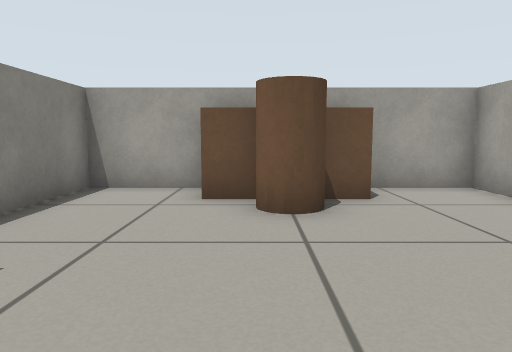
[1] (above)

18 first-person views from a walk through a Gazebo world. The camera is 0.51 m above the floor, tilts 6° down and sees 70° across. The floor is counted in squares, 0.5 m on a side. Each view is taken from the middle of a square. On the plan, view 1 faces up. The plan holds only what a view shows up to about 13 squares ahead; the rest is blank.

[2]
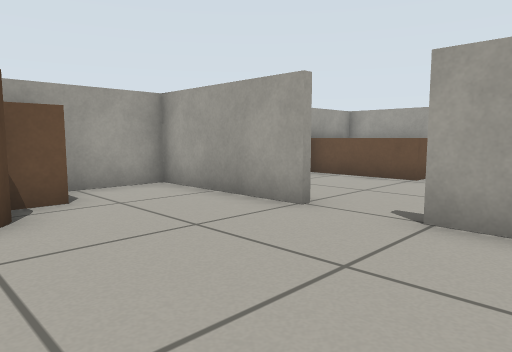

[3]
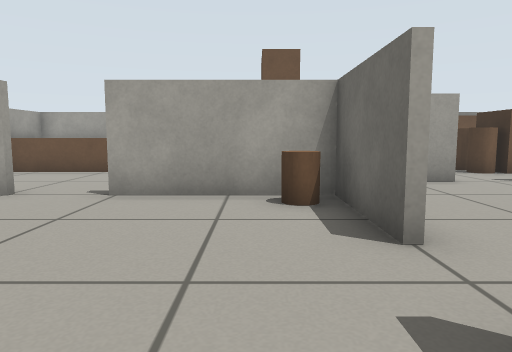

[4]
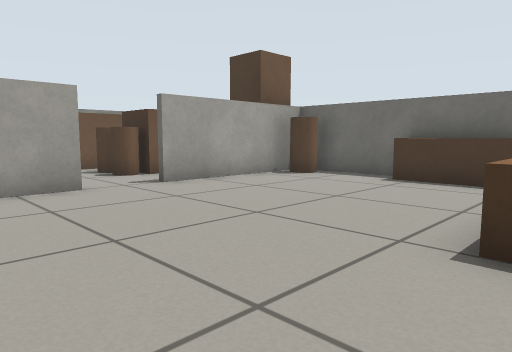

[5]
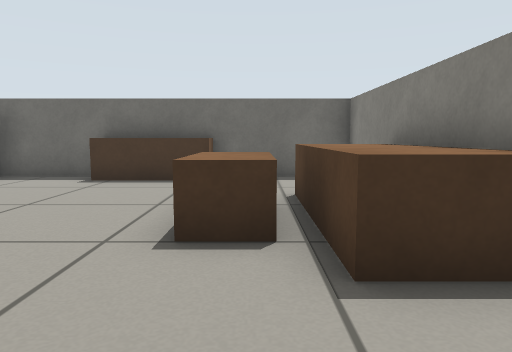

[6]
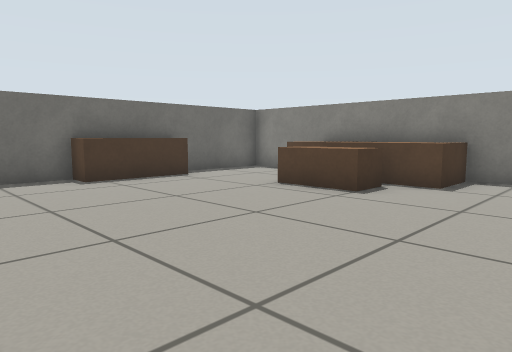

[7]
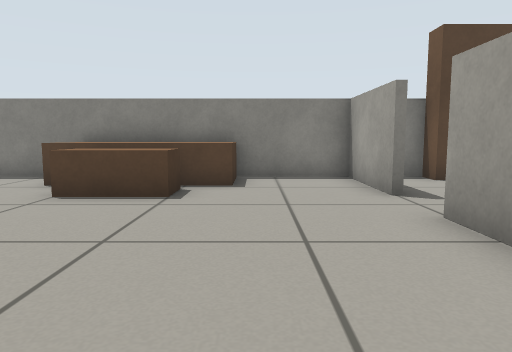

[8]
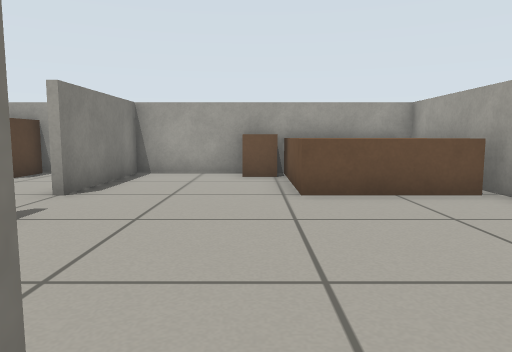

[9]
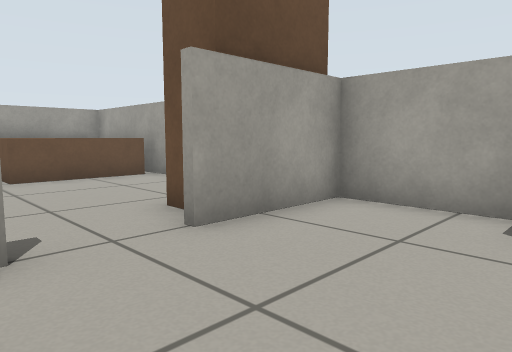

[10]
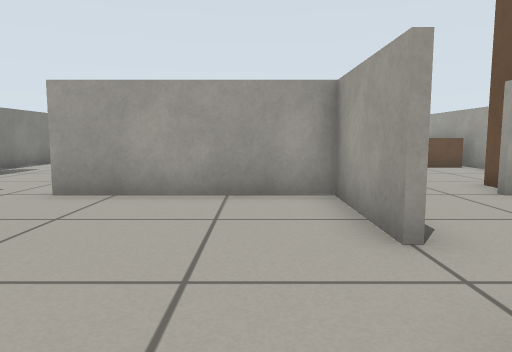

[11]
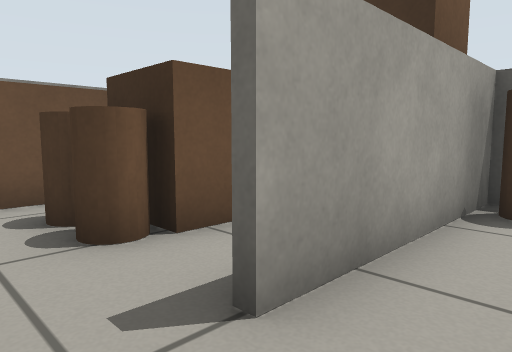

[12]
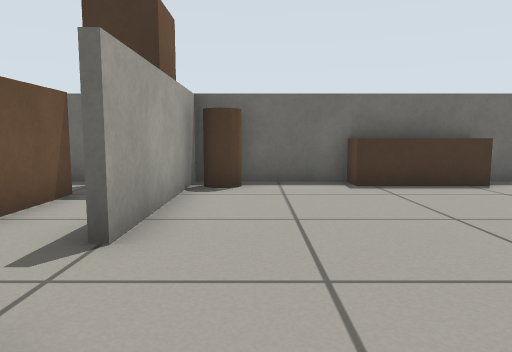

[13]
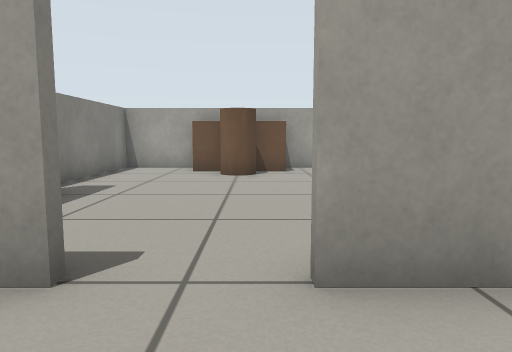

[14]
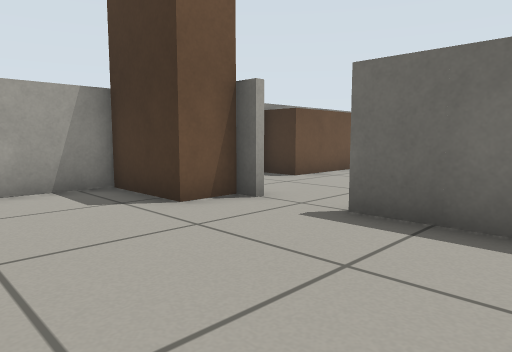

[15]
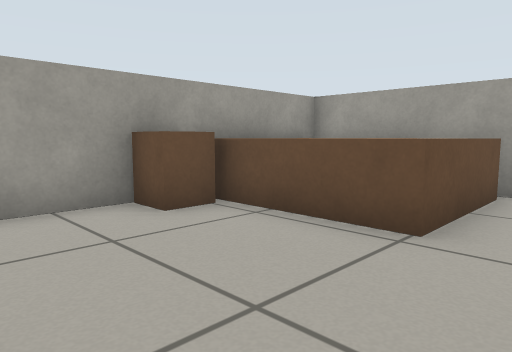

[16]
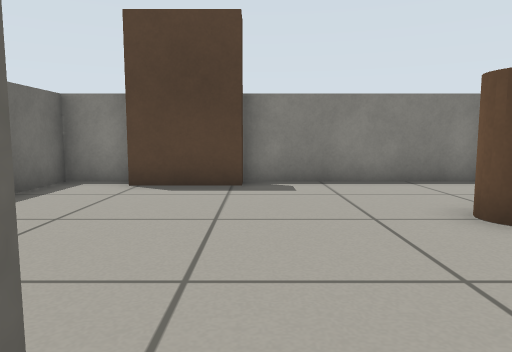

[17]
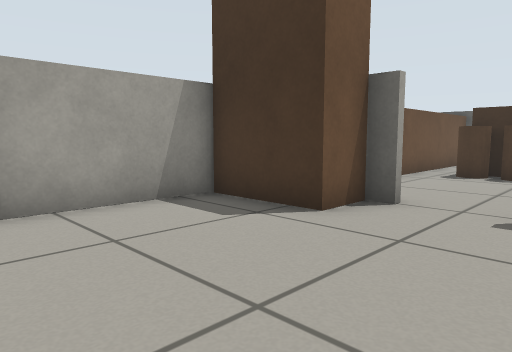

[18]
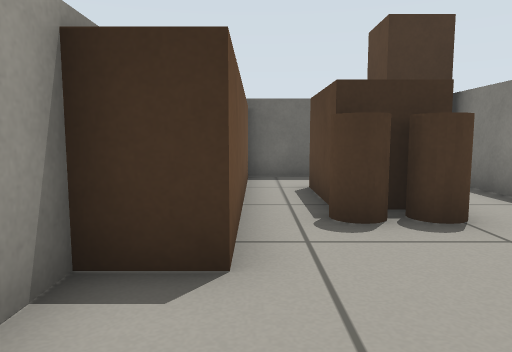

### Floor plan
Points are (right, up) in squares from view 1. A wall is a line through its corners. A room is listed if a view was taken in it or the views show most of it. See-through windows are left out.
Room 1 (views 1, 2, 3, 4, 5, 6, 7, 8, 9, 10, 11, 12, 13, 14, 15, 16, 17, 18)
walls: (5.6, -2.4) (7.6, -2.4); (1.4, -2.4) (4.4, -2.4) (4.4, 1.6); (6.4, -5.6) (6.4, -2.6) (1.4, -2.6); (-0.4, -2.6) (-3.5, -2.6); (4.4, 3.4) (4.4, 7.5); (-3.5, -2.4) (-1.5, -2.4); (-3.4, -0.6) (-3.4, -12.4) (6.5, -12.4); (6.6, -9.1) (6.6, -10.5); (12.4, -1.2) (12.4, 7.4) (-3.4, 7.4) (-3.4, 1.6); (6.4, -10.5) (6.4, -7.4); (4.6, 7.5) (4.6, 3.4); (8.9, -12.4) (11.2, -12.4); (11.2, -11.5) (11.2, -5.7) (12.4, -5.7) (12.4, -2.5)
objects: brown box (-3, -9) to (-2, -6); brown box (-3, 0) to (-3, 1); brown box (-1, -8) to (0, -7); brown box (-1, 6); TV cabinet (0, -12) to (3, -12); brown cylinder (0, 5) to (1, 6); brown box (2, 6) to (2, 7); bin (4, -2); brown cylinder (6, -12); fridge (7, -12) to (8, -11); brown box (8, -10) to (10, -9); brown box (8, 7); brown cylinder (9, -8) to (9, -7); brown box (9, 4) to (12, 7); brown cylinder (10, -8) to (10, -7); wardrobe (10, -2) to (12, -1)

Where each view was taken, in squares from view 1:
view 1: 0 up, 0 right, facing up
view 2: 0 up, 0 right, facing up-right
view 3: 1 down, 2 left, facing right
view 4: 3 down, 1 left, facing down-right
view 5: 3 down, 1 left, facing down
view 6: 3 down, 6 right, facing down-left
view 7: 5 down, 6 right, facing left
view 8: 3 down, 8 right, facing up
view 9: 6 down, 7 right, facing up-right
view 10: 9 down, 5 right, facing up
view 11: 6 down, 5 right, facing down-right
view 12: 4 down, 5 right, facing down
view 13: 5 down, 1 right, facing up
view 14: 2 up, 5 right, facing down-right
view 15: 2 up, 5 right, facing up-right
view 16: 2 up, 5 right, facing left
view 17: 3 up, 7 right, facing down-right
view 18: 3 down, 11 right, facing down
